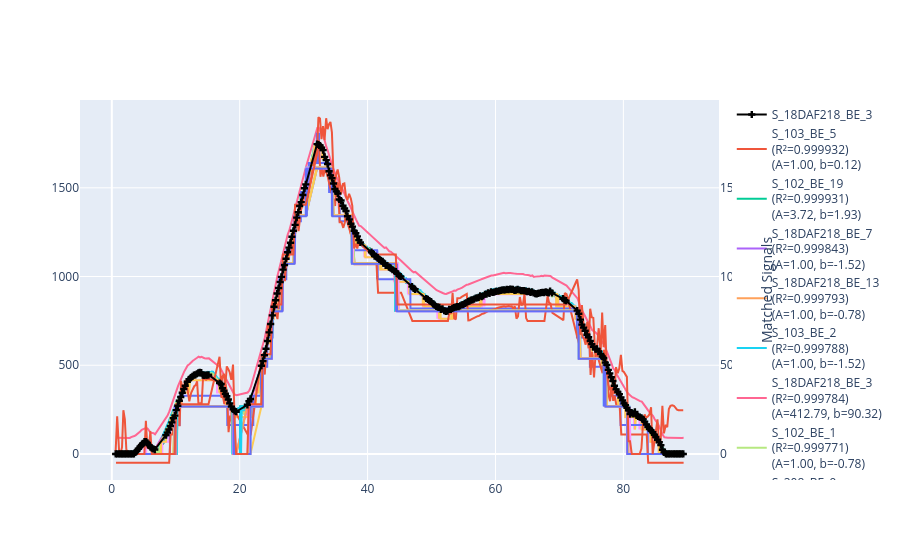

The cell this chart's notebook holds for it:
### Code cell
f = decoder.plot_signal_matches(signal_a, candidates_speed, return_fig=True)
f.write_html("./results/test1.html", auto_open=True) 
f.show()

### Figure 1 — Plotly figure (JSON) as saved in the notebook; plotly's stock layout.template omitted (floating-point values rounded to 4 significant figures; data arrays with more than 128 entries replaced by an {"elided": "..."} marker saying what was removed)
{"data": [{"line": {"color": "black"}, "marker": {"symbol": "cross"}, "mode": "lines+markers", "name": "S_18DAF218_BE_3", "type": "scatter", "x": {"elided": "303 float values"}, "y": {"elided": "303 float values"}, "yaxis": "y2"}, {"mode": "lines", "name": "S_103_BE_5<br>(R²=0.999932)<br>(A=1.00, b=0.12)", "type": "scatter", "x": {"elided": "8890 float values"}, "y": {"elided": "8890 float values"}}, {"mode": "lines", "name": "S_102_BE_19<br>(R²=0.999931)<br>(A=3.72, b=1.93)", "type": "scatter", "x": {"elided": "8890 float values"}, "y": {"elided": "8890 float values"}}, {"mode": "lines", "name": "S_18DAF218_BE_7<br>(R²=0.999843)<br>(A=1.00, b=-1.52)", "type": "scatter", "x": {"elided": "303 float values"}, "y": {"elided": "303 float values"}}, {"mode": "lines", "name": "S_18DAF218_BE_13<br>(R²=0.999793)<br>(A=1.00, b=-0.78)", "type": "scatter", "x": {"elided": "303 float values"}, "y": {"elided": "303 float values"}}, {"mode": "lines", "name": "S_103_BE_2<br>(R²=0.999788)<br>(A=1.00, b=-1.52)", "type": "scatter", "x": {"elided": "8890 float values"}, "y": {"elided": "8890 float values"}}, {"mode": "lines", "name": "S_18DAF218_BE_3<br>(R²=0.999784)<br>(A=412.79, b=90.32)", "type": "scatter", "x": {"elided": "303 float values"}, "y": {"elided": "303 float values"}}, {"mode": "lines", "name": "S_102_BE_1<br>(R²=0.999771)<br>(A=1.00, b=-0.78)", "type": "scatter", "x": {"elided": "8890 float values"}, "y": {"elided": "8890 float values"}}, {"mode": "lines", "name": "S_208_BE_9<br>(R²=0.999770)<br>(A=1.61, b=-0.28)", "type": "scatter", "x": {"elided": "4446 float values"}, "y": {"elided": "4446 float values"}}, {"mode": "lines", "name": "S_201_BE_3<br>(R²=0.999726)<br>(A=0.13, b=-0.54)", "type": "scatter", "x": {"elided": "4445 float values"}, "y": {"elided": "4445 float values"}}, {"mode": "lines", "name": "S_201_LE_15<br>(R²=0.999726)<br>(A=0.13, b=-0.54)", "type": "scatter", "x": {"elided": "4445 float values"}, "y": {"elided": "4445 float values"}}, {"mode": "lines", "name": "S_482_BE_1<br>(R²=0.999598)<br>(A=0.04, b=-0.04)", "type": "scatter", "x": {"elided": "178 float values"}, "y": {"elided": "178 float values"}}, {"mode": "lines", "name": "S_482_LE_1<br>(R²=0.999598)<br>(A=0.04, b=-0.04)", "type": "scatter", "x": {"elided": "178 float values"}, "y": {"elided": "178 float values"}}, {"mode": "lines", "name": "S_18DAF218_BE_11<br>(R²=0.999569)<br>(A=1.00, b=1.49)", "type": "scatter", "x": {"elided": "303 float values"}, "y": {"elided": "303 float values"}}, {"mode": "lines", "name": "S_103_BE_7<br>(R²=0.999564)<br>(A=1.00, b=1.56)", "type": "scatter", "x": {"elided": "8890 float values"}, "y": {"elided": "8890 float values"}}, {"mode": "lines", "name": "S_102_BE_21<br>(R²=0.999563)<br>(A=3.73, b=7.43)", "type": "scatter", "x": {"elided": "8890 float values"}, "y": {"elided": "8890 float values"}}, {"mode": "lines", "name": "S_18DAF218_BE_15<br>(R²=0.999515)<br>(A=1.00, b=0.30)", "type": "scatter", "x": {"elided": "303 float values"}, "y": {"elided": "303 float values"}}, {"mode": "lines", "name": "S_103_BE_9<br>(R²=0.999462)<br>(A=1.00, b=0.48)", "type": "scatter", "x": {"elided": "8890 float values"}, "y": {"elided": "8890 float values"}}, {"mode": "lines", "name": "S_102_LE_23<br>(R²=0.998039)<br>(A=0.01, b=-0.36)", "type": "scatter", "x": {"elided": "8890 float values"}, "y": {"elided": "8890 float values"}}, {"mode": "lines", "name": "S_102_LE_20<br>(R²=0.997801)<br>(A=0.01, b=-0.31)", "type": "scatter", "x": {"elided": "8890 float values"}, "y": {"elided": "8890 float values"}}, {"mode": "lines", "name": "S_208_LE_13<br>(R²=0.989309)<br>(A=0.01, b=-0.35)", "type": "scatter", "x": {"elided": "4446 float values"}, "y": {"elided": "4446 float values"}}, {"mode": "lines", "name": "S_18DAF218_LE_5<br>(R²=0.983946)<br>(A=1.60, b=-49.38)", "type": "scatter", "x": {"elided": "303 float values"}, "y": {"elided": "303 float values"}}, {"mode": "lines", "name": "S_103_LE_23<br>(R²=0.976180)<br>(A=0.00, b=-0.31)", "type": "scatter", "x": {"elided": "8890 float values"}, "y": {"elided": "8890 float values"}}, {"mode": "lines", "name": "S_18DAF218_LE_18<br>(R²=0.975996)<br>(A=0.00, b=-0.31)", "type": "scatter", "x": {"elided": "303 float values"}, "y": {"elided": "303 float values"}}, {"mode": "lines", "name": "S_18DAF218_LE_13<br>(R²=0.975866)<br>(A=0.00, b=-0.31)", "type": "scatter", "x": {"elided": "303 float values"}, "y": {"elided": "303 float values"}}, {"mode": "lines", "name": "S_103_LE_27<br>(R²=0.975648)<br>(A=0.00, b=-0.31)", "type": "scatter", "x": {"elided": "8890 float values"}, "y": {"elided": "8890 float values"}}, {"mode": "lines", "name": "S_102_LE_53<br>(R²=0.975616)<br>(A=0.00, b=-0.31)", "type": "scatter", "x": {"elided": "8890 float values"}, "y": {"elided": "8890 float values"}}, {"mode": "lines", "name": "S_18DAF218_LE_8<br>(R²=0.975473)<br>(A=0.00, b=-0.29)", "type": "scatter", "x": {"elided": "303 float values"}, "y": {"elided": "303 float values"}}, {"mode": "lines", "name": "S_103_LE_18<br>(R²=0.975336)<br>(A=0.00, b=-0.30)", "type": "scatter", "x": {"elided": "8890 float values"}, "y": {"elided": "8890 float values"}}, {"mode": "lines", "name": "S_18DAF218_LE_3<br>(R²=0.974561)<br>(A=0.00, b=-0.30)", "type": "scatter", "x": {"elided": "303 float values"}, "y": {"elided": "303 float values"}}, {"mode": "lines", "name": "S_103_LE_15<br>(R²=0.974462)<br>(A=0.00, b=-0.31)", "type": "scatter", "x": {"elided": "8890 float values"}, "y": {"elided": "8890 float values"}}, {"mode": "lines", "name": "S_18DAF218_LE_3<br>(R²=0.940309)<br>(A=0.91, b=-0.35)", "type": "scatter", "x": {"elided": "303 float values"}, "y": {"elided": "303 float values"}}], "layout": {"yaxis": {"range": [-146.7, 1995.0]}, "yaxis2": {"overlaying": "y", "range": [-146.7, 1995.0], "showgrid": false, "side": "right", "title": {"text": "Matched Signals"}}}}
